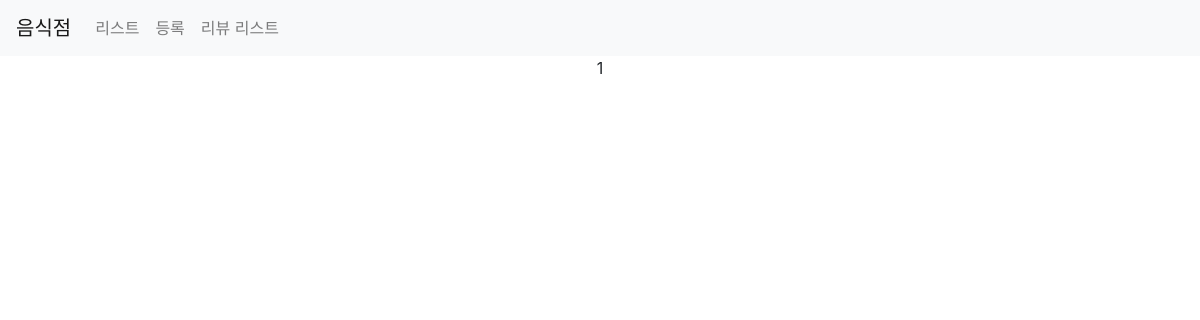
Before: /third/review/list/ with the older database file.
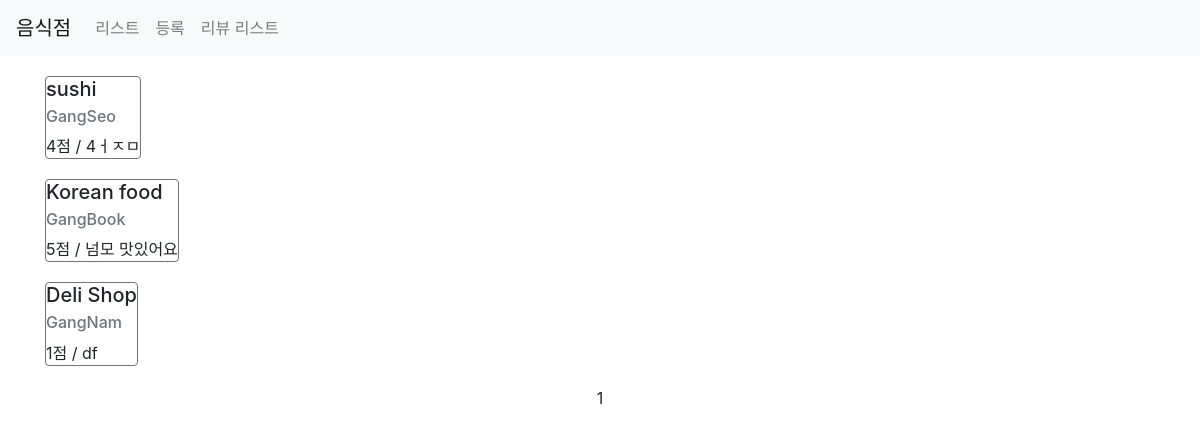
After: the same page with the newer database file.
### third/models.py (models this page shows)
class Review(models.Model):
    point = models.IntegerField()
    comment = models.CharField(max_length=500)
    restaurant = models.ForeignKey(Restaurant, on_delete=models.CASCADE)
    created_at = models.DateTimeField(auto_now_add=True)
    updated_at = models.DateTimeField(auto_now=True)

class Restaurant(models.Model):
    name = models.CharField(max_length=30)
    address = models.CharField(max_length=200)
    password = models.CharField(max_length=20, default=None, null=True)
    image = models.CharField(max_length=500, default=None, null=True)
    created_at = models.DateTimeField(auto_now_add=True)
    updated_at = models.DateTimeField(auto_now=True)

### third/views.py (the view)
# urls.py: path("review/list/", views.review_list, name="review-list"),
def review_list(request):
    reviews = Review.objects.all().select_related().order_by('-created_at')
    paginator = Paginator(reviews, 10)
    page = request.GET.get('page')
    items = paginator.get_page(page)
    context = {
        'reviews': items
    }
    return render(request, 'third/review_list.html', context)

### third/templates/third/review_list.html (shortened to what this page needs)
{% extends 'third/base.html' %}
{% load static %}
{% block content %}
<div class="container">
    {% for item in reviews %}
        <div class="row restaurant-item" style="margin:20px auto">
            <div class="card border-secondary">
                <h5 class="card-title">{{ item.restaurant.name }}</h5>
                <h6 class="card-subtitle mb-2 text-muted">{{ item.restaurant.address }}</h6>
                <p class="card-text">{{ item.point }}점 / {{ item.comment }}</p>
            </div>
        </div>
    {% endfor %}
        <div class="row">
        <div class="col-sm-12 text-center">
            <div class="pagination">
                <span class="step-links text-center" style="width:100%">
                    <span class="current">
                        {{ reviews.number }}
                    </span>
                </span>
            </div>
        </div>
    </div>
</div>
{% endblock %}

Changed rows visible on the page:
added Review: restaurant.name "sushi", restaurant.address "GangSeo", point "4", comment "4ㅓㅈㅁ"
added Review: restaurant.name "Korean food", restaurant.address "GangBook", point "5", comment "넘모 맛있어요"
added Review: restaurant.name "Deli Shop", restaurant.address "GangNam", point "1", comment "df"
